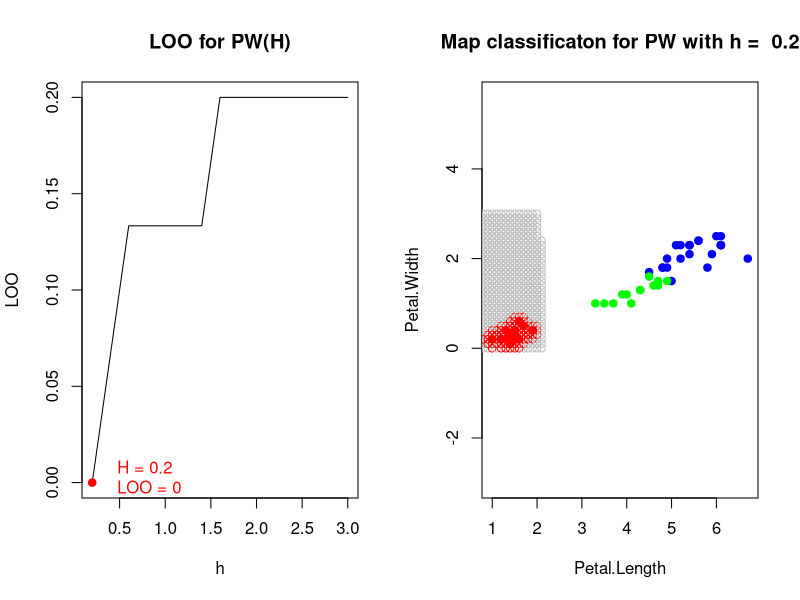

Recreate this plot in R. (Note: a time limit stopped this script after it produced the figure.)
euclideanDistance <- function(u, v)
{

  return (sqrt(sum((u - v)^2)))

}

kernelEP = function(x,y,h,metricFunction = euclideanDistance){
 
   r = metricFunction(x,y)
    if(r<=h){
      return(3/4*(1-r^2))
    }

    return(0)
  
}



Parzen <- function(y,h)
{
  n = dim(xl)[1]
  weights = rep(0,3)
  names(weights) <- c("setosa", "versicolor", "virginica")
  for(i in 1:n)
  {
    x<-xl[i,1:2]
    class<-xl[i,3]
    weights[class]<-kernelEP(x,y,h)+weights[class];
  }

  class <- names(which.max(weights))
  if(max(weights)==0){
    return ("grey")
  }
  else{
    return (class)
  }
  

 

  

}

LOO = function(xl,class) {
  n = dim(xl)[1]
  loo = rep(0, 15)
  
  for(i in 1:(n)){

    u=xl[i, 1:2]

    for(h in 1:15){
      H <- h/5;
      test=Parzen(u,H)

      if(colors[test] != colors[class[i]]){
        loo[h] = loo[h]+1;
      }    
    } 
  }
 
  loo = loo / 15
  x = seq(0.2,3,0.2)
  y = loo
  plot(x, y,main ="LOO for PW(H)", xlab="h", ylab="LOO", type = "l")
  
  min=which.min(loo)
  lOOmin=round(loo[min],3)
  xmin=min*3
  minX=min/5
  points(minX, loo[min], pch = 21, col = "red",bg = "red")
  label = paste("   H = ", minX, "\n", "   LOO = ", lOOmin, sep = "")
  text(minX, lOOmin, labels = label, pos=4, col = "red")
  print("*******************************************************************")
  
  text <- paste("Map classificaton for PW with h = ", minX)
  plot(iris[X, 3:4],main=text, pch = 21, bg = colors[xl$Species], col = colors[xl$Species],asp='1')
  
  for(i in seq(0, 7, 0.1)){
    for(j in seq(0,3,0.1)){
      z <- c(i, j)

      class <- Parzen(z,minX)
   
      points(z[1], z[2], pch = 1, bg = colors[class],col=colors[class])
      
    }
  }

}


par(mfrow = c(1, 2))

colors <- c("setosa" = "red", "versicolor" = "green", "virginica" = "blue","grey"="grey")
X<-sample(c(1:150),60,replace=TRUE) 
xl <- iris[X, 3:5] 
class <- iris[X, 5]
LOO(xl,class)
